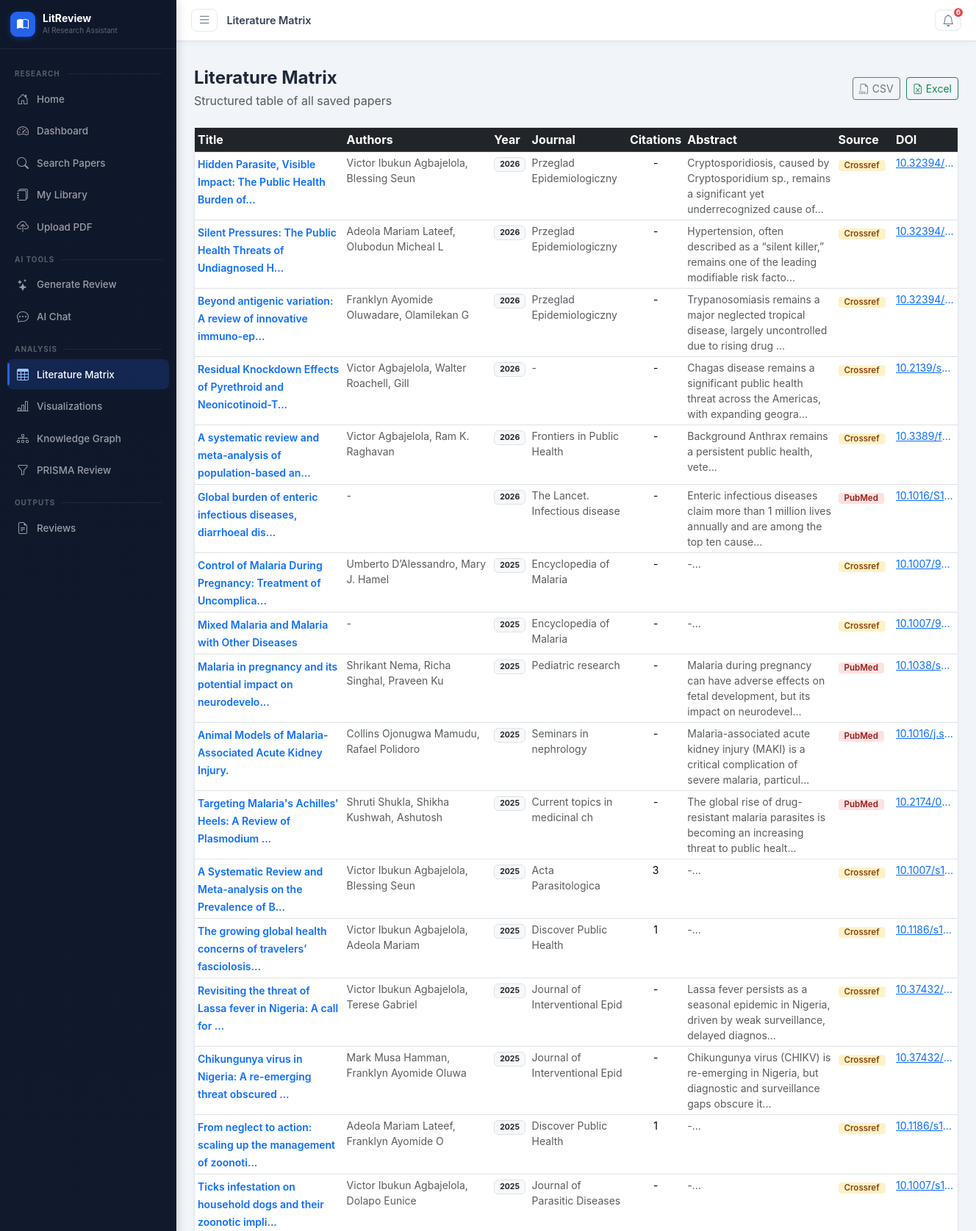
/matrix (upper part), run on the app's committed database.
### tables this page shows
CREATE TABLE papers (
            id INTEGER PRIMARY KEY AUTOINCREMENT,
            title TEXT NOT NULL,
            authors TEXT,
            abstract TEXT,
            year INTEGER,
            doi TEXT,
            url TEXT,
            journal TEXT,
            citations_count INTEGER DEFAULT 0,
            source TEXT,
            keywords TEXT,
            full_text TEXT,
            created_at TIMESTAMP DEFAULT CURRENT_TIMESTAMP
        );

### blueprints/main.py (the view)
@main_bp.route('/matrix')
def matrix():
    site = get_site_settings()
    db = get_db()
    papers_list = db.execute('SELECT * FROM papers ORDER BY year DESC').fetchall()
    db.close()
    return render_template('matrix.html', site=site, papers=papers_list, notifications=get_notifications())

### blueprints/main.py (called while the page is built)
def get_site_settings():
    db = get_db()
    rows = db.execute('SELECT key, value FROM site_settings').fetchall()
    db.close()
    return {r['key']: r['value'] for r in rows}

def get_notifications():
    db = get_db()
    rows = db.execute('SELECT * FROM notifications WHERE is_read=0 ORDER BY created_at DESC LIMIT 10').fetchall()
    db.close()
    return [dict(r) for r in rows]

### models/__init__.py (called while the page is built)
def get_db():
    conn = sqlite3.connect(Config.DATABASE_PATH)
    conn.row_factory = sqlite3.Row
    return conn

### templates/matrix.html (shortened to what this page needs)
{% extends "base.html" %}
{% block page_title %}Literature Matrix{% endblock %}
{% block content %}
<div class="d-flex justify-content-between align-items-center mb-4">
  <div>
    <h4 class="fw-bold mb-1">Literature Matrix</h4>
    <p class="text-muted mb-0">Structured table of all saved papers</p>
  </div>
  <div class="d-flex gap-2">
    <a href="/export/matrix/csv" class="btn btn-sm btn-outline-secondary"><i class="bi bi-filetype-csv me-1"></i>CSV</a>
    <a href="/export/matrix/excel" class="btn btn-sm btn-outline-success"><i class="bi bi-file-earmark-excel me-1"></i>Excel</a>
  </div>
</div>
{% if papers %}
<div class="card shadow-sm">
  <div class="card-body p-0">
    <div class="table-responsive">
      <table class="table table-hover table-sm mb-0">
        <thead class="table-dark">
          <tr>
            <th style="min-width:200px;">Title</th>
            <th style="min-width:120px;">Authors</th>
            <th>Year</th>
            <th style="min-width:100px;">Journal</th>
            <th>Citations</th>
            <th style="min-width:200px;">Abstract</th>
            <th>Source</th>
            <th>DOI</th>
          </tr>
        </thead>
        <tbody>
          {% for paper in papers %}
          <tr>
            <td><a href="/papers/{{ paper.id }}" class="text-decoration-none fw-semibold small">{{ paper.title[:60] }}{% if paper.title|length > 60 %}...{% endif %}</a></td>
            <td class="small text-muted">{{ paper.authors[:40] if paper.authors else '-' }}</td>
            <td class="small">{% if paper.year %}<span class="badge bg-light text-dark border">{{ paper.year }}</span>{% else %}-{% endif %}</td>
            <td class="small text-muted">{{ paper.journal[:30] if paper.journal else '-' }}</td>
            <td class="small text-center">{{ paper.citations_count or '-' }}</td>
            <td class="small text-muted">{{ paper.abstract[:100] if paper.abstract else '-' }}...</td>
            <td><span class="badge source-badge-{{ paper.source|lower|replace(' ','_') if paper.source else 'unknown' }}">{{ paper.source }}</span></td>
            <td class="small">{% if paper.doi %}<a href="https://doi.org/{{ paper.doi }}" target="_blank" class="text-truncate d-block" style="max-width:80px;">{{ paper.doi[:15] }}...</a>{% else %}-{% endif %}</td>
          </tr>
          {% endfor %}
        </tbody>
      </table>
    </div>
  </div>
</div>
{% endif %}
{% endblock %}

### static/css/style.css (style rules this page uses)
:root { --primary: #2563eb; --primary-soft: rgba(37, 99, 235, 0.1); --success-soft: rgba(22, 163, 74, 0.1); --warning-soft: rgba(217, 119, 6, 0.1); --info-soft: rgba(8, 145, 178, 0.1); --sidebar-w: 240px; --sidebar-bg: #1e293b; --top-nav-h: 56px; }
body { font-family: 'Inter', -apple-system, BlinkMacSystemFont, 'Segoe UI', sans-serif; background: #f1f5f9; color: #1e293b; overflow-x: hidden; }
.card { border: 1px solid #e2e8f0; border-radius: 10px; }
.shadow-sm { box-shadow: 0 1px 3px rgba(0,0,0,0.06) !important; }
.source-badge-crossref { background: #fef3c7; color: #92400e; border-radius: 4px; padding: 2px 8px; font-size: 0.72rem; font-weight: 600; }
.source-badge-pubmed { background: #fee2e2; color: #991b1b; border-radius: 4px; padding: 2px 8px; font-size: 0.72rem; font-weight: 600; }

### data on the page
papers: title "Hidden Parasite, Visible Impact: The Public Health Burden of", authors "Victor Ibukun Agbajelola, Blessing Seun", year "2026", journal "Przeglad Epidemiologiczny", citations_count "-", abstract "Cryptosporidiosis, caused by Cryptosporidium sp., remains a significant yet underrecognized cause of", source "Crossref", doi "10.32394/…"
papers: title "Silent Pressures: The Public Health Threats of Undiagnosed H", authors "Adeola Mariam Lateef, Olubodun Micheal L", year "2026", journal "Przeglad Epidemiologiczny", citations_count "-", abstract "Hypertension, often described as a “silent killer,” remains one of the leading modifiable risk facto", source "Crossref", doi "10.32394/…"
papers: title "Beyond antigenic variation: A review of innovative immuno-ep", authors "Franklyn Ayomide Oluwadare, Olamilekan G", year "2026", journal "Przeglad Epidemiologiczny", citations_count "-", abstract "Trypanosomiasis remains a major neglected tropical disease, largely uncontrolled due to rising drug", source "Crossref", doi "10.32394/…"
papers: title "Residual Knockdown Effects of Pyrethroid and Neonicotinoid-T", authors "Victor Agbajelola, Walter Roachell, Gill", year "2026", journal "-", citations_count "-", abstract "Chagas disease remains a significant public health threat across the Americas, with expanding geogra", source "Crossref", doi "10.2139/s…"
papers: title "A systematic review and meta-analysis of population-based an", authors "Victor Agbajelola, Ram K. Raghavan", year "2026", journal "Frontiers in Public Health", citations_count "-", abstract "Background Anthrax remains a persistent public health, vete", source "Crossref", doi "10.3389/f…"
papers: title "Global burden of enteric infectious diseases, diarrhoeal dis", authors "-", year "2026", journal "The Lancet. Infectious disease", citations_count "-", abstract "Enteric infectious diseases claim more than 1 million lives annually and are among the top ten cause", source "PubMed", doi "10.1016/S1…"
papers: title "Control of Malaria During Pregnancy: Treatment of Uncomplica", authors "Umberto D’Alessandro, Mary J. Hamel", year "2025", journal "Encyclopedia of Malaria", citations_count "-", abstract "-", source "Crossref", doi "10.1007/9…"
papers: title "Mixed Malaria and Malaria with Other Diseases", authors "-", year "2025", journal "Encyclopedia of Malaria", citations_count "-", abstract "-", source "Crossref", doi "10.1007/9…"
papers: title "Malaria in pregnancy and its potential impact on neurodevelo", authors "Shrikant Nema, Richa Singhal, Praveen Ku", year "2025", journal "Pediatric research", citations_count "-", abstract "Malaria during pregnancy can have adverse effects on fetal development, but its impact on neurodevel", source "PubMed", doi "10.1038/s…"
papers: title "Animal Models of Malaria-Associated Acute Kidney Injury.", authors "Collins Ojonugwa Mamudu, Rafael Polidoro", year "2025", journal "Seminars in nephrology", citations_count "-", abstract "Malaria-associated acute kidney injury (MAKI) is a critical complication of severe malaria, particul", source "PubMed", doi "10.1016/j.s…"
papers: title "Targeting Malaria's Achilles' Heels: A Review of Plasmodium", authors "Shruti Shukla, Shikha Kushwah, Ashutosh", year "2025", journal "Current topics in medicinal ch", citations_count "-", abstract "The global rise of drug-resistant malaria parasites is becoming an increasing threat to public healt", source "PubMed", doi "10.2174/0…"
papers: title "A Systematic Review and Meta-analysis on the Prevalence of B", authors "Victor Ibukun Agbajelola, Blessing Seun", year "2025", journal "Acta Parasitologica", citations_count "3", abstract "-", source "Crossref", doi "10.1007/s1…"
papers: title "The growing global health concerns of travelers’ fasciolosis", authors "Victor Ibukun Agbajelola, Adeola Mariam", year "2025", journal "Discover Public Health", citations_count "1", abstract "-", source "Crossref", doi "10.1186/s1…"
papers: title "Revisiting the threat of Lassa fever in Nigeria: A call for", authors "Victor Ibukun Agbajelola, Terese Gabriel", year "2025", journal "Journal of Interventional Epid", citations_count "-", abstract "Lassa fever persists as a seasonal epidemic in Nigeria, driven by weak surveillance, delayed diagnos", source "Crossref", doi "10.37432/…"
papers: title "Chikungunya virus in Nigeria: A re-emerging threat obscured", authors "Mark Musa Hamman, Franklyn Ayomide Oluwa", year "2025", journal "Journal of Interventional Epid", citations_count "-", abstract "Chikungunya virus (CHIKV) is re-emerging in Nigeria, but diagnostic and surveillance gaps obscure it", source "Crossref", doi "10.37432/…"
papers: title "From neglect to action: scaling up the management of zoonoti", authors "Adeola Mariam Lateef, Franklyn Ayomide O", year "2025", journal "Discover Public Health", citations_count "1", abstract "-", source "Crossref", doi "10.1186/s1…"
papers: title "Ticks infestation on household dogs and their zoonotic impli", authors "Victor Ibukun Agbajelola, Dolapo Eunice", year "2025", journal "Journal of Parasitic Diseases", citations_count "-", abstract "-", source "Crossref", doi "10.1007/s1…"

### other printed values
{{ g_notif_count }} "6"
